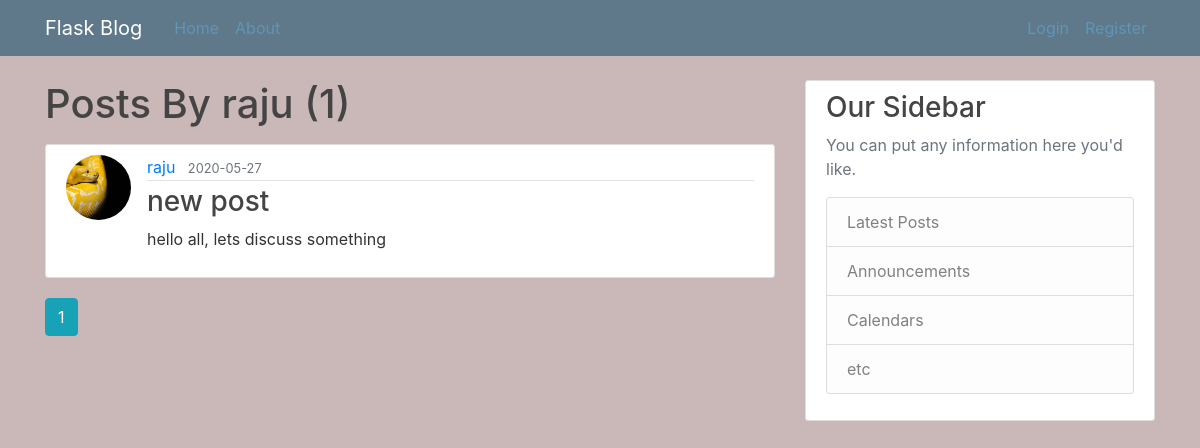
Before: /user/raju with the older database file.
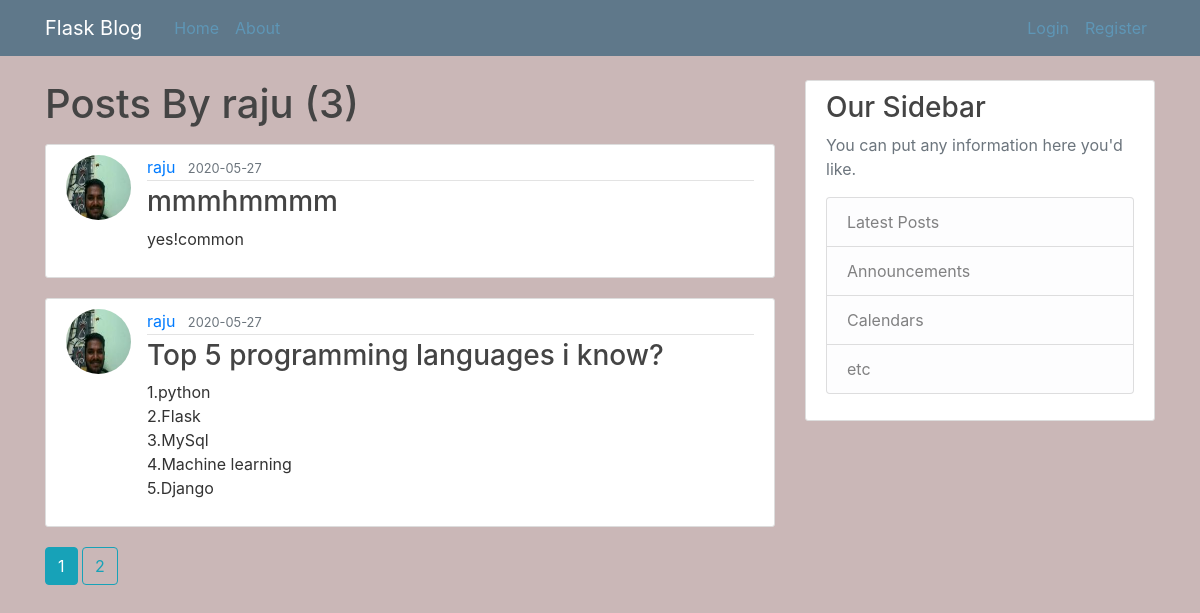
After: the same page with the newer database file.
### flaskblog/models.py (models this page shows, shortened)
class User(db.Model, UserMixin):
    id = db.Column(db.Integer, primary_key=True)
    username = db.Column(db.String(20), unique=True, nullable=False)
    email = db.Column(db.String(120), unique=True, nullable=False)
    image_file = db.Column(db.String(20), nullable=False, default='default.jpg')
    password = db.Column(db.String(60), nullable=False)
    posts = db.relationship('Posti', backref='author', lazy=True)
    ''' Author is backreference which helps to get entire info of user and its attributes###
    why we use 'backref', 'relationship'-->more on
    https://hackingandslacking.com/managing-relationships-in-sqlalchemy-data-models-effe9d1c8975'''

class Posti(db.Model):
    id = db.Column(db.Integer, primary_key=True)
    title = db.Column(db.String(100), nullable=False)
    date_posted = db.Column(db.DateTime, nullable=False, default=datetime.utcnow)
    content = db.Column(db.Text, nullable=False)
    user_id = db.Column(db.Integer, db.ForeignKey('user.id'), nullable=False)

### flaskblog/routes.py (the view)
@app.route("/user/<string:username>")
def user_post(username):
    page = request.args.get('page',1,type=int)
    user = User.query.filter_by(username=username).first_or_404()
    posts = Posti.query.filter_by(author = user)\
        .order_by(Posti.date_posted.desc())\
            .paginate( page=page, per_page=2)
    return render_template('user_posts.html', user = user, posts=posts)

### flaskblog/templates/user_posts.html
{% extends 'layout.html' %}
{% block content %}
<h1 class="mb-3">Posts By {{ user.username }} ({{ posts.total }})</h1>
    {% for post in posts.items %}
        <article class="media content-section">
            <img class="rounded-circle article-img" src="{{ url_for('static', filename='profile_pics/') + post.author.image_file }}" alt="author image">
            <div class="media-body">
                <div class="article-metadata">
                    <a class="mr-2" href="{{ url_for('user_post',  username = post.author.username) }}">{{ post.author.username }}</a>
                    <small class="text-muted">{{ post.date_posted.strftime('%Y-%m-%d') }}</small>
                </div>
                <h3><a class="article-title" href="{{ url_for('post', post_id=post.id) }}">{{ post.title }}</a></h3>
                <p class="article-content">{{ post.content }}</p>
            </div>
        </article>
    {% endfor %}
    {% for page_num in posts.iter_pages(left_edge=1, right_edge=1, left_current=1, right_current=3) %}
      {% if page_num %}
        {% if posts.page == page_num %}
          <a class="btn btn-info mb-4" href="{{ url_for('user_post',username=user.username, page=page_num) }}">{{ page_num }}</a>
        {% else %}
          <a class="btn btn-outline-info mb-4" href="{{ url_for('user_post',username=user.username, page=page_num) }}">{{ page_num }}</a>
        {% endif %}
      {% else %}
        ....
      {% endif %}
    {% endfor %}
{% endblock content %}

### flaskblog/templates/layout.html (shortened to what this page needs)
<!DOCTYPE html>
<html>
<head>
    <link rel="stylesheet" href="https://maxcdn.bootstrapcdn.com/bootstrap/4.0.0/css/bootstrap.min.css"
>
    <link rel="stylesheet" type="text/css" href="{{ url_for('static', filename='main.css') }}">
</head>
<body>
    <header class="site-header">
        <nav class="navbar navbar-expand-md navbar-dark bg-steel fixed-top">
            <div class="container">
                <a class="navbar-brand mr-4" href="/">Flask Blog</a>
                <div class="collapse navbar-collapse" id="navbarToggle">
                    <div class="navbar-nav mr-auto">
                        <a class="nav-item nav-link" href="{{ url_for('home') }}">Home</a>
                        <a class="nav-item nav-link" href="{{ url_for('about') }}">About</a>
                    </div>
                    <div class="navbar-nav">
                        {% if current_user.is_authenticated %}
                        <a class="nav-item nav-link" href="{{ url_for('new_post') }}">New Post</a>
                            <a class="nav-item nav-link" href="{{ url_for('account') }}">Account</a>
                            <a class="nav-item nav-link" href="{{ url_for('logout') }}">Logout</a>
                        {% else %}
                            <a class="nav-item nav-link" href="{{ url_for('login') }}">Login</a>
                            <a class="nav-item nav-link" href="{{ url_for('register') }}">Register</a>
                        {% endif %}
                    </div>
                </div>
            </div>
        </nav>
    </header>
    <main role="main" class="container">
        <div class="row">
            <div class="col-md-8">
                {% block content %}{% endblock %}
            </div>
            <div class="col-md-4">
                <div class="content-section">
                    <h3>Our Sidebar</h3>
                    <p class='text-muted'>You can put any information here you'd like.
                        <ul class="list-group">
                            <li class="list-group-item list-group-item-light">Latest Posts</li>
                            <li class="list-group-item list-group-item-light">Announcements</li>
                            <li class="list-group-item list-group-item-light">Calendars</li>
                            <li class="list-group-item list-group-item-light">etc</li>
                        </ul>
                    </p>
                </div>
            </div>
        </div>
    </main>
</body>
</html>

### flaskblog/static/main.css (style rules this page uses)
body { background: #cab7b7; color: #333333; margin-top: 5rem; }
h1, h2, h3, h4, h5, h6 { color: #444444; }
.bg-steel { background-color: #5f788a; }
.site-header .navbar-nav .nav-link { color: #5e96b6; }
.content-section { background: #ffffff; padding: 10px 20px; border: 1px solid #dddddd; border-radius: 3px; margin-bottom: 20px; }
.article-title { color: #444444; }
.article-content { white-space: pre-line; }
.article-img { height: 65px; width: 65px; margin-right: 16px; }
.article-metadata { padding-bottom: 1px; margin-bottom: 4px; border-bottom: 1px solid #e3e3e3 }

Changed rows visible on the page:
no longer on this page (row unchanged): Posti: image_file (placeholder picture), author.username "raju", date_posted "2020-05-27", title "new post", content "hello all, lets discuss something"
added Posti: image_file (picture), author.username "raju", date_posted "2020-05-27", title "mmmhmmmm", content "yes!common"
added Posti: image_file (picture), author.username "raju", date_posted "2020-05-27", title "Top 5 programming languages i know?", content "1.python 2.Flask 3.MySql 4.Machine learning 5.Django"
Other visible differences:
{{ posts.total }}: "1" → "3"
new list line: "2"
